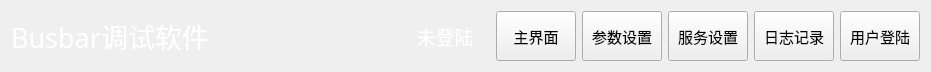
<?xml version="1.0" encoding="UTF-8"?>
<ui version="4.0">
 <class>NavBarWid</class>
 <widget class="QWidget" name="NavBarWid">
  <property name="geometry">
   <rect>
    <x>0</x>
    <y>0</y>
    <width>931</width>
    <height>72</height>
   </rect>
  </property>
  <property name="windowTitle">
   <string>Form</string>
  </property>
  <layout class="QGridLayout" name="gridLayout">
   <item row="0" column="1">
    <spacer name="horizontalSpacer">
     <property name="orientation">
      <enum>Qt::Horizontal</enum>
     </property>
     <property name="sizeHint" stdset="0">
      <size>
       <width>52</width>
       <height>20</height>
      </size>
     </property>
    </spacer>
   </item>
   <item row="0" column="6">
    <widget class="QPushButton" name="logBtn">
     <property name="maximumSize">
      <size>
       <width>200</width>
       <height>50</height>
      </size>
     </property>
     <property name="font">
      <font>
       <family>微软雅黑</family>
       <pointsize>11</pointsize>
      </font>
     </property>
     <property name="text">
      <string>日志记录</string>
     </property>
    </widget>
   </item>
   <item row="0" column="7">
    <widget class="QPushButton" name="loginBtn">
     <property name="maximumSize">
      <size>
       <width>200</width>
       <height>50</height>
      </size>
     </property>
     <property name="font">
      <font>
       <family>微软雅黑</family>
       <pointsize>11</pointsize>
      </font>
     </property>
     <property name="text">
      <string>用户登陆</string>
     </property>
    </widget>
   </item>
   <item row="0" column="3">
    <widget class="QPushButton" name="homeBtn">
     <property name="maximumSize">
      <size>
       <width>200</width>
       <height>50</height>
      </size>
     </property>
     <property name="font">
      <font>
       <family>微软雅黑</family>
       <pointsize>11</pointsize>
      </font>
     </property>
     <property name="text">
      <string>主界面</string>
     </property>
    </widget>
   </item>
   <item row="0" column="4">
    <widget class="QPushButton" name="dataBtn">
     <property name="maximumSize">
      <size>
       <width>200</width>
       <height>50</height>
      </size>
     </property>
     <property name="font">
      <font>
       <family>微软雅黑</family>
       <pointsize>11</pointsize>
      </font>
     </property>
     <property name="text">
      <string>参数设置</string>
     </property>
    </widget>
   </item>
   <item row="0" column="0">
    <widget class="QLabel" name="label">
     <property name="font">
      <font>
       <family>微软雅黑</family>
       <pointsize>20</pointsize>
      </font>
     </property>
     <property name="styleSheet">
      <string notr="true">color: rgb(255, 255, 255);</string>
     </property>
     <property name="text">
      <string>Busbar调试软件</string>
     </property>
    </widget>
   </item>
   <item row="0" column="5">
    <widget class="QPushButton" name="setBtn">
     <property name="maximumSize">
      <size>
       <width>200</width>
       <height>50</height>
      </size>
     </property>
     <property name="font">
      <font>
       <family>微软雅黑</family>
       <pointsize>11</pointsize>
      </font>
     </property>
     <property name="text">
      <string>服务设置</string>
     </property>
    </widget>
   </item>
   <item row="0" column="2">
    <widget class="QLabel" name="userLab">
     <property name="minimumSize">
      <size>
       <width>90</width>
       <height>0</height>
      </size>
     </property>
     <property name="font">
      <font>
       <family>微软雅黑</family>
       <pointsize>14</pointsize>
      </font>
     </property>
     <property name="contextMenuPolicy">
      <enum>Qt::PreventContextMenu</enum>
     </property>
     <property name="styleSheet">
      <string notr="true">color: rgb(255, 255, 255);</string>
     </property>
     <property name="text">
      <string>未登陆</string>
     </property>
     <property name="alignment">
      <set>Qt::AlignCenter</set>
     </property>
    </widget>
   </item>
  </layout>
 </widget>
 <resources/>
 <connections/>
</ui>
